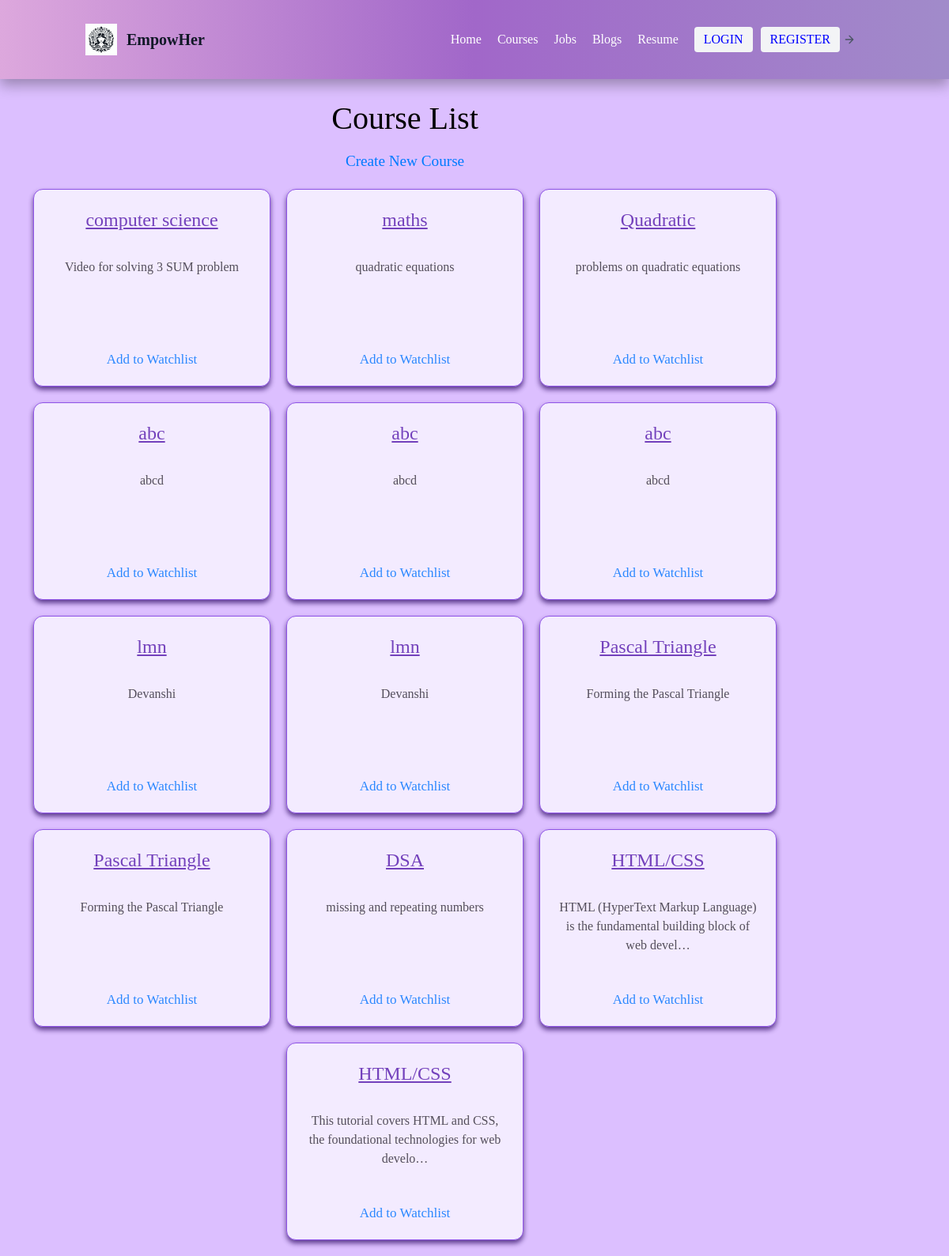
Page /course_list/ on the committed database.
### nav/models.py (models this page shows, shortened)
class Course(models.Model):
  title =models.CharField(max_length=100 , verbose_name="Title")
  description = models.TextField(verbose_name="Description")
  video_link=models.CharField(max_length=11, verbose_name="Video Link")
  created_at=models.DateTimeField(auto_now_add=True)

### nav/views.py (the view)
# urls.py: path('course_list/',views.course_list,name='course_list'),
def course_list(request):
  courses=Course.objects.all()
  return render(request,'nav/course_list.html',{'courses':courses})

### nav/templates/nav/course_list.html (shortened to what this page needs)
{%load static%}
<!DOCTYPE html>
<html>
<head>
    <script src="https://cdn.tailwindcss.com"></script>
    <link rel="stylesheet" href="{% static 'nav/images/common.css' %}">
</head>
<body>
    <header class="text-gray-600 body-font">
        <div class="container mx-auto flex flex-wrap p-5 flex-col md:flex-row items-center">
          <a class="flex title-font font-medium items-center text-gray-900 mb-4 md:mb-0">
            <img src="{% static 'nav/images/Designer.png'%}" style=" height:40px ; width:40px;">
            <span class="ml-3 text-xl">EmpowHer</span>
          </a>
          <nav class="md:ml-auto flex flex-wrap items-center text-base justify-center">
            <a class="mr-5 hover:text-gray-900" href="{% url 'home' %}">Home</a>
            <a class="mr-5 hover:text-gray-900" href="{% url 'course_list' %}">Courses</a>
            <a class="mr-5 hover:text-gray-900" href="{% url 'job_list' %}">Jobs</a>
            <a class="mr-5 hover:text-gray-900" href="{% url 'blog_list' %}">Blogs</a>
            <a class="mr-5 hover:text-gray-900" href="{% url 'upload_file' %}">Resume</a>
          </nav>
          <a href="{% url 'login_view' %}" class="inline-flex items-center bg-gray-100 border-0 py-1 px-3 focus:outline-none hover:bg-gray-200 rounded text-base mt-4 md:mt-0" style="margin-right:10px; color:blue">LOGIN</a>
          <a href="{% url 'register' %}" class="inline-flex items-center bg-gray-100 border-0 py-1 px-3 focus:outline-none hover:bg-gray-200 rounded text-base mt-4 md:mt-0" style="color:blue">REGISTER</a>
            <svg fill="none" stroke="currentColor" stroke-linecap="round" stroke-linejoin="round" stroke-width="2" class="w-4 h-4 ml-1" viewBox="0 0 24 24">
              <path d="M5 12h14M12 5l7 7-7 7"></path>
            </svg>
        </div>
      </header>
    <div class="container">
        <div class="header">
            <h1>Course List</h1>
            <a href="{% url 'course_create' %}">Create New Course</a>
        </div>
        <div class="card-container">
            {% for course in courses %}
            <div class="card-wrapper">
                <div class="card">
                    <div class="card-title">
                        <a href="{% url 'course_detail' course.id %}">{{ course.title }}</a>
                    </div>
                    <div class="card-excerpt">
                        {{ course.description|truncatechars:80 }}
                    </div>
                    <div class="card-actions">
                        <a href="{% url 'add_to_watchlist' course.id %}">Add to Watchlist</a>
                    </div>
                </div>
            </div>
            {% endfor %}
        </div>
    </div>
</body>
</html>

### nav/static/nav/images/common.css (style rules this page uses)
body { margin: 0; padding: 0; font-family: 'Times New Roman', Times, serif, sans-serif; }
header { background: linear-gradient(to right, #dda8dd, #a167c9, #a18bca); padding: 10px; box-shadow: 0 8px 16px rgba(0, 0, 0, 0.3); }
header a { color: white; text-decoration: none; }
header .title-font { font-size: 1.75rem; font-weight: bold; }
header svg { margin-right: 10px; }

### nav/templates/nav/course_list.html (style rules this page uses)
body { background-color: #DCBFFF; font-family: 'Times New Roman', Times, serif, sans-serif; margin: 0; padding: 0; }
.container { padding: 20px; text-align: center; }
.header { margin-bottom: 20px; }
.header h1 { font-size: 2.5em; margin-bottom: 10px; }
.header a { font-size: 1.2em; color: #007BFF; text-decoration: none; }
.card-container { display: flex; flex-wrap: wrap; justify-content: center; gap: 20px; }
.card-wrapper { flex: 1 1 300px; max-width: 300px; box-sizing: border-box; }
.card { background-color: #f9f7ff; border: 1px solid #7d39e3; border-radius: 12px; padding: 20px; display: flex; flex-direction: column; justify-content: space-between; box-shadow: 0 4px 6px #3d1a72; height: 250px; opacity: 0.8; }
.card-title { color: #5a22ac; font-size: 1.5em; margin: 0; padding-bottom: 20px; }
.card-title a { color: #5a22ac; text-decoration: underline; }
.card-excerpt { margin: 10px 0; color: #333; flex: 1; }
.card-actions { margin-top: auto; font-size: 17px; }
.card-actions a { text-decoration: none; color: #007BFF; }

### rows in the picture
Course: title "computer science", description "Video for solving 3 SUM problem"
Course: title "maths", description "quadratic equations"
Course: title "Quadratic", description "problems on quadratic equations"
Course: title "abc", description "abcd"
Course: title "abc", description "abcd"
Course: title "abc", description "abcd"
Course: title "lmn", description "Devanshi"
Course: title "lmn", description "Devanshi"
Course: title "Pascal Triangle", description "Forming the Pascal Triangle"
Course: title "Pascal Triangle", description "Forming the Pascal Triangle"
Course: title "DSA", description "missing and repeating numbers"
Course: title "HTML/CSS", description "HTML (HyperText Markup Language) is the fundamental building block of web devel…"
Course: title "HTML/CSS", description "This tutorial covers HTML and CSS, the foundational technologies for web develo…"
